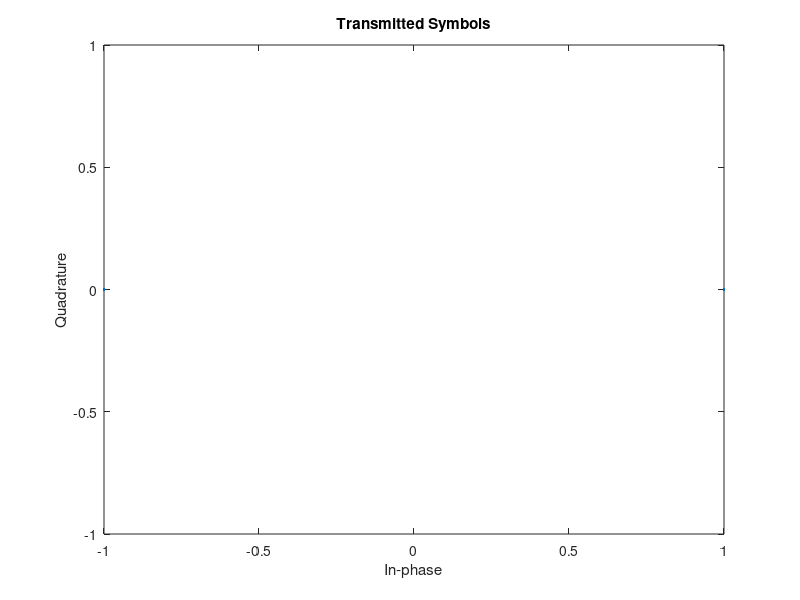
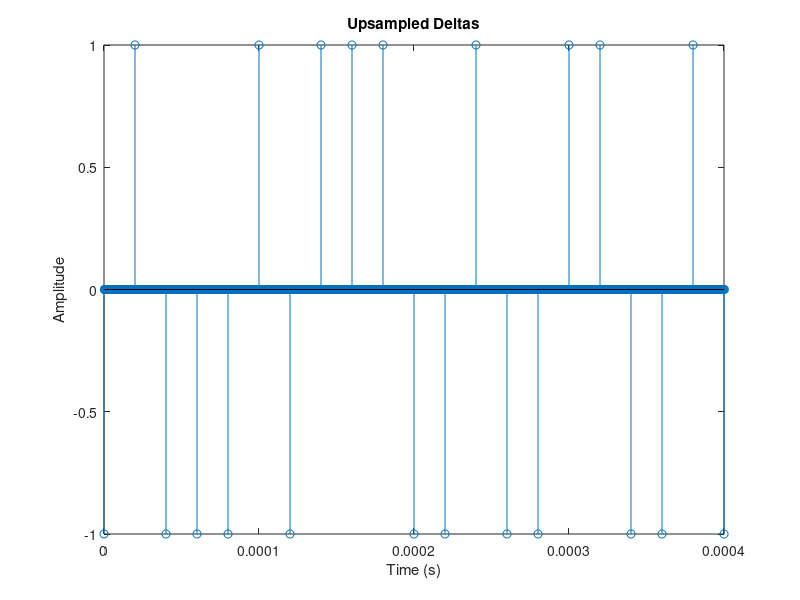

Recreate these plots in MATLAB, in order. (Note: this script raises an error after producing the figures.)
%% Simulation Setup

Fc = 1e6; % Carrier frequency in Hz
Fs = 4e6; % Sampling rate
Rs = 50e3; % Symbol rate in symbols/sec (baud)
B = 350e3; % Bandwidth

sps = Fs / Rs; % Number of samples per symbol
num_symbols = 460; % Number of symbols/bits to send
num_samples = num_symbols * sps; % Number of discrete samples

% Use these guys for plotting
t = linspace(0, num_symbols / Rs, num_samples); % Time variable
f = linspace(-Fs/2,Fs/2, num_samples); % Frequency variable

% Clear all previous figures before starting
close all;

%% Mapping Bits to Symbols

% Below are the bits for the binary message that we want to send

bits = [0 1 0 0 0 1 0 1 1 1 0 0 1 0 0 1 1 0 0 1 0 0 0 1 1 1 0 1 1 1 0 1 1 0,...
        0 0 0 1 0 1 1 1 0 0 1 0 0 1 1 0 0 1 0 1 0 0 1 0 0 0 0 0 0 1 0 1 0 0,...
        1 1 0 1 1 1 0 1 0 1 0 1 1 0 0 0 1 1 0 1 1 0 1 0 1 1 0 1 1 1 0 0 1 1,...
        0 0 1 0 0 0 0 0 0 1 0 1 0 0 1 1 0 1 1 1 0 1 1 1 0 1 1 0 1 0 0 1 0 1,...
        1 1 0 1 0 0 0 1 1 0 0 0 1 1 0 1 1 0 1 0 0 0 0 0 0 0 1 1 0 1 1 0 1 1,...
        1 1 0 1 1 0 1 1 0 1 0 1 1 1 0 0 0 0 0 1 1 1 0 1 0 1 0 1 1 1 0 1 0 0,...
        0 1 1 0 0 1 0 1 0 1 1 1 0 0 1 0 0 0 1 0 0 0 0 0 0 1 0 0 0 1 0 1 0 1,...
        1 0 1 1 1 0 0 1 1 0 0 1 1 1 0 1 1 0 1 0 0 1 0 1 1 0 1 1 1 0 0 1 1 0,...
        0 1 0 1 0 1 1 0 0 1 0 1 0 1 1 1 0 0 1 0 0 1 1 0 1 0 0 1 0 1 1 0 1 1,...
        1 0 1 0 1 0 0 1 0 1 1 0 1 0 1 1 1 1 1 1 1 1 0 0 0 1 0 0 1 0 0 1 0 1,...
        0 0 1 1 0 1 1 0 1 0 1 1 0 1 1 0 1 0 0 1 0 1 1 0 0 0 1 0 0 1 1 0 1 0,... 
        0 1 0 1 1 0 0 1 0 0 0 1 1 0 1 0 0 1 0 0 1 1 0 1 1 0 1 0 1 1 0 1 1 0,... 
        1 0 0 1 0 1 1 0 0 0 1 0 0 1 1 0 1 0 0 1 0 1 1 0 0 1 0 0 0 1 1 0 1 0,...
        1 0 0 1 1 0 0 1 1 1 0 0 1 0 0 0 0 1];

% Convert to BPSK Symbols (1's and -1's)
symbols = bits;
symbols(symbols == 0) = -1;

% Visualize BPSK Symbols in a Constellation Diagram
scatterplot(symbols);
title("Transmitted Symbols");

%% Represent Symbols as Time Shifted Deltas

% Use upsample to form a delta train
deltas = upsample(symbols, sps);

% Visualize Deltas (xlimited to only first ~20 symbols)
figure;
stem(t, deltas);
title("Upsampled Deltas");
xlabel('Time (s)');
ylabel('Amplitude');
xlim([0, 0.0004]);

%% Filter Deltas with Transmitter Filter

% Use an SRRC as the pulse shape filter 
beta = 0.5; % RRC rolloff factor
span = 10; % number of symbols for length of filter impulse response
ps_filter = rcosdesign(beta, span, sps, 'sqrt'); 

% Convolve the deltas with the rectangular window
transmited_baseband = conv(deltas, ps_filter, 'same'); 

% Visualize Transmitted Baseband Signal
figure;
plot(t, transmited_baseband);
title("Transmited Baseband Signal");
xlabel('Time (s)');
ylabel('Amplitude');
xlim([0, 0.0004]);

%% Modulate Baseband Signal to Passband

phase_offset = pi/8;
transmitted_signal = modulate_carrier(transmited_baseband, Fc, t, phase_offset);

%% Transmit Through Wireless Channel

snr = 30;
received_signal = add_channel_impairments(transmitted_signal, B, Fc, Fs, snr);
% received_signal = transmitted_signal;

% Plot the Received Signal
figure;
plot(t, received_signal)
title("Received Signal")
xlabel('Time (s)');
ylabel('Amplitude');
xlim([0, 0.0004]);

%% Demodulation

% Encorporate a frequency offset
frequency_offset = Fc * 0.1;
Fr = Fc + frequency_offset;

% Normalize the signal for stability of PID tuning constants
normalized_signal = normalize(received_signal);

% PID Tuning Constants
Kp = 0.1;
Ki = 0.002;
Kd = 0;

% Costas Loop to extract I and Q components
[I, Q, theta, err] = costas_loop(normalized_signal, Fc, Fs, t, Kp, Ki, Kd);

figure;
plot(t, I)
title("Received In Phase Component")
xlabel('Time (s)');
ylabel('Amplitude');
xlim([0, 0.0004]);

%% Apply Receiver Impulse Response

% Combine I and Q components to construct the received baseband signal (I + jQ)
received_baseband = I + 1j * Q;

% Convolve the received baseband signal with the receiver filter
received_samples = conv(received_baseband, ps_filter, 'same'); 

%% Sample and Detect Symbols

% Apply SPS frequency offset at the receiver
sps_offset = 0;
received_sps = 80 + sps_offset;

% Apply SPS phase offset at the receiver
received_samples = [zeros(1,40) received_samples];

% Naively sample the received signal at the symbol rate to get the received symbols
naive_received_symbols = downsample(received_samples, received_sps);

% Visualize the received symbols in a constellation diagram (scatterplot)
% scatterplot(naive_received_symbols);
% title("Naively Sampled Symbols");

scatterplot(received_samples(100*received_sps:received_sps:300*received_sps))
title("Non-Timed Symbol Constellation")

received_samples = normalize(real(received_samples));

% Implement one (or multiple) of the timing error detectors to properly sample
% PID Tuning Constants
Kp = 4.5; % observe how Kp causes faster settling w/o oscillation but increases self-noise effect
Ki = 0.4; % observe how Ki smooths the oscillations before settling to a constant offset (but eventually goes unstable)
Kd = 0.0; % observe how Kd increases high frequency noise in the lock

% Apply Timing Recovery
method = 'Mueller-Muller';
% method = 'Gardner';
% method = 'Early-Late Gate';
[symbs, tau, err] = timing_recovery(received_samples, received_sps, Kp, Ki, Kd, method);

% Visualize the received symbols in a constellation diagram (scatterplot)
scatterplot(symbs(300:end))
title("TED Sampled Symbols");

% Timing Recovery Plotting

% TODO: You'll probably want to change this once you have the timing error detector
received_symbols = naive_received_symbols;

% Apply Thresholding to detect the symbols (turning them back to 1's and -1's)
received_symbols(received_symbols > 0) = 1;
received_symbols(received_symbols <= 0) = -1;

%% Map Symbols back to Bits

% Map the detected symbols back to bits (turn them back to 1's and 0's
detected_bits = received_symbols;
detected_bits(detected_bits == -1) = 0;

%% Frame Syncronization!

%% Frame Synchronization via Correlation

key = [+1 +1 +1 -1 -1 -1 +1 -1 -1 +1 -1];

% Frame Sync Algorithm
num_chars = 7;
[message_bits, xc, peak_xcorr] = frame_synchronize(symbols, key, num_chars);
% Frame Sync Plots
figure;
plot(xc)
title("Cross-Correlation with Key")

%% Extract Binary message

% Map aligned symbols back to bits
message = message_bits;
message(message_bits == -1) = 0;

%% Decode and Display Message

s = string(message);
s = strjoin(s);
s = strrep(s, " ", "");
disp(s);
s_len = length(char(s));
inputString = char(s);
binaryString = inputString(1:end-mod(length(inputString),8));
binaryChunks = reshape(binaryString, 8, []).';
asciiChars = char(bin2dec(binaryChunks)).';
disp(asciiChars);
%% 
% Message should be "Congrats! Simulation is complete"
